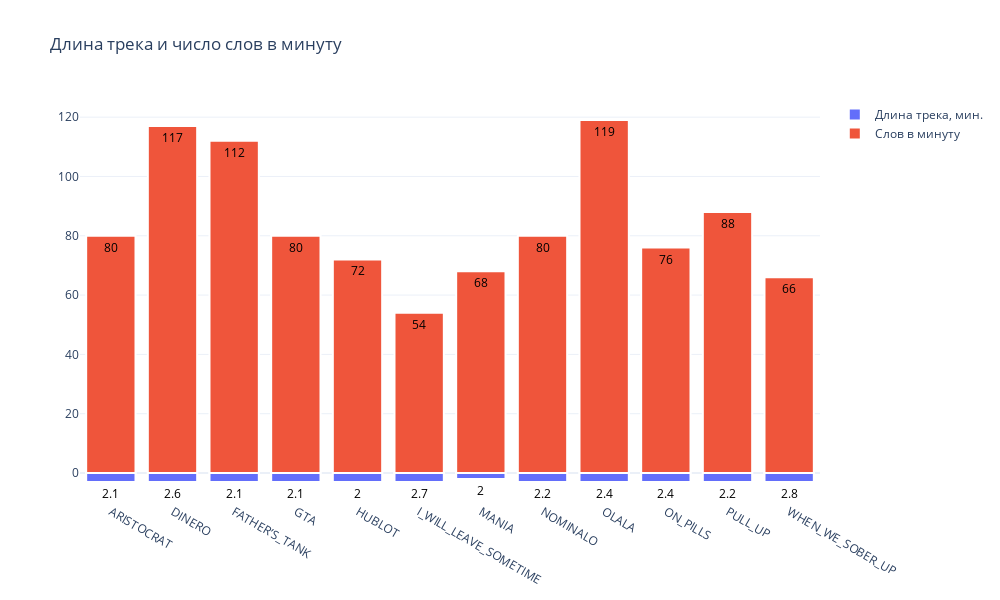

Here is the notebook cell this chart was saved with:
### Code cell
# Диаграмма числа уникальных слов к общему количеству
fig = go.Figure(data=[
    go.Bar(name='Длина трека, мин.',
           text=round(data_words['time'] / 60, 1),
           textposition='auto',
           x=data_words.song,
           y=-data_words['time'] // 60,
           #marker_color=colors_1,
           textfont_color='black',
           marker=dict(line=dict(width=2)),
          ),
    go.Bar(name='Слов в минуту',
           text=data_words['words per minute'],
           textposition='auto',
           x=data_words.song,
           y=data_words['words per minute'],
           #marker_color=colors_2,
           textfont_color='black',
           marker=dict(line=dict(width=2)),
          ),
])

fig.update_layout(barmode='overlay')
fig.update_layout(height=600, 
                  width=1000, 
                  title_text="Длина трека и число слов в минуту", 
                  template='plotly_white')

fig.show()

### Figure 1 — Plotly figure (JSON) as saved in the notebook; plotly's stock layout.template omitted (floating-point values rounded to 4 significant figures)
{"data": [{"marker": {"line": {"width": 2}}, "name": "Длина трека, мин.", "text": [2.1, 2.6, 2.1, 2.1, 2, 2.7, 2, 2.2, 2.4, 2.4, 2.2, 2.8], "textfont": {"color": "black"}, "textposition": "auto", "type": "bar", "x": ["ARISTOCRAT", "DINERO", "FATHER’S_TANK", "GTA", "HUBLOT", "I_WILL_LEAVE_SOMETIME", "MANIA", "NOMINALO", "OLALA", "ON_PILLS", "PULL_UP", "WHEN_WE_SOBER_UP"], "y": [-3, -3, -3, -3, -3, -3, -2, -3, -3, -3, -3, -3]}, {"marker": {"line": {"width": 2}}, "name": "Слов в минуту", "text": [80, 117, 112, 80, 72, 54, 68, 80, 119, 76, 88, 66], "textfont": {"color": "black"}, "textposition": "auto", "type": "bar", "x": ["ARISTOCRAT", "DINERO", "FATHER’S_TANK", "GTA", "HUBLOT", "I_WILL_LEAVE_SOMETIME", "MANIA", "NOMINALO", "OLALA", "ON_PILLS", "PULL_UP", "WHEN_WE_SOBER_UP"], "y": [80, 117, 112, 80, 72, 54, 68, 80, 119, 76, 88, 66]}], "layout": {"barmode": "overlay", "height": 600, "title": {"text": "Длина трека и число слов в минуту"}, "width": 1000}}
